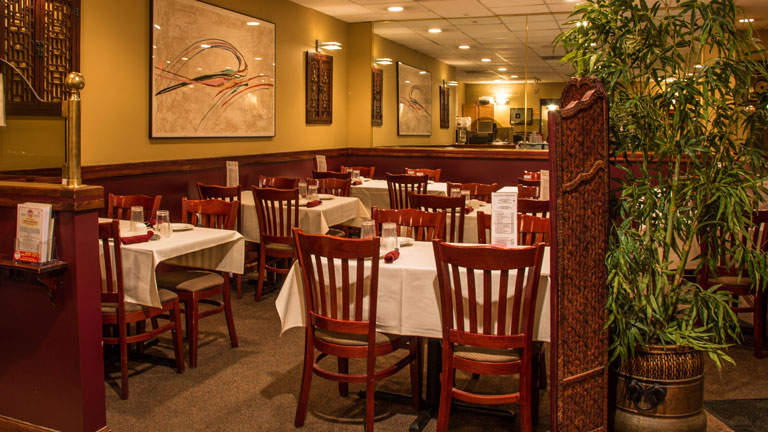
#> input picture module3/images/jumbotron_768.jpg, 768 x 432 px, found by its file name
$ python image_resize.py
#> lines starting #> are read from the running program, lines starting #| are printed output that depends on the picture
from PIL import Image

logo = Image.open("html_coursera/module3/images/jumbotron_768.jpg")
#> logo is the input picture: PIL image 768x432 RGB; mean R, G, B 113.3, 67.6, 30.9
#logo.show()
new_image = logo.resize((375,211))
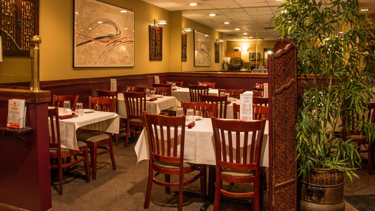
#> new_image: PIL image 375x211 RGB; mean R, G, B 113.3, 67.6, 30.9
new_image.show()
